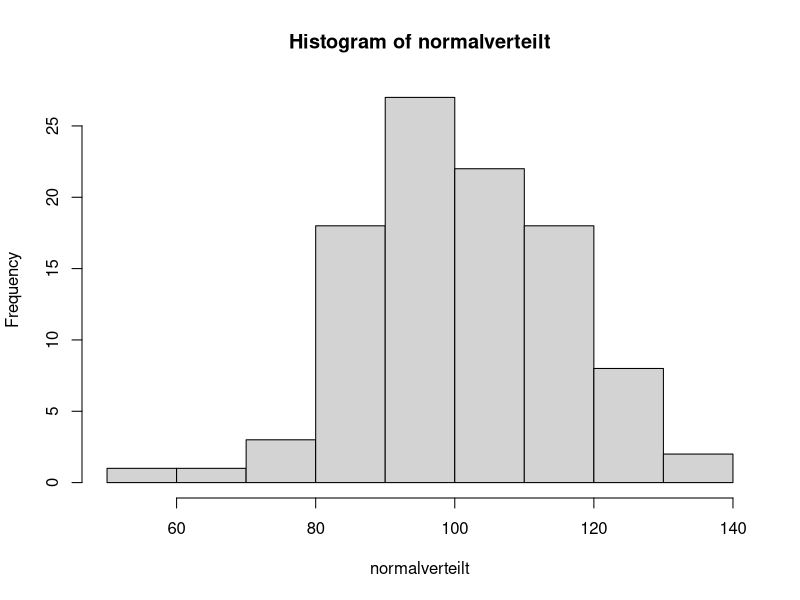
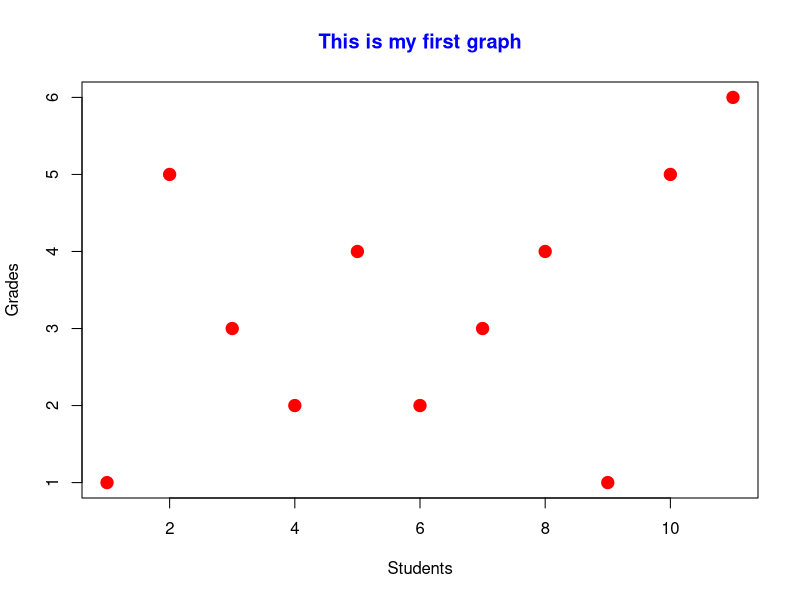

Recreate these plots in R, in order.
## ---- chunk 1
tehilla = 54
tehilla

age_obj = 35
age_obj_2 = 1
Ich_werde_nächstes_Jahr_X_sein =  age_obj + age_obj_2
print(c("Ich werde, nächstes Jahr,", Ich_werde_nächstes_Jahr_X_sein, "Jahre alt"))
## ---- chunk 2
# Adding two numeric vectors element-wise
vector1 <- c(1, 2, 3, 4, 5)
vector2 <- c(6, 7, 8, 9, 10)
result_vector <- vector1 + vector2
print(result_vector)
## ---- chunk 3
numerischer_vektor = c(1, 2, 3, 4, 5)
character_vektor = c("Apfel", "Banane", "Kirsche")
## ---- chunk 4
x = 5    # numerisch, speziell eine Ganzzahl
y = 5.5  # numerisch, speziell eine Dezimalzahl
z = x*y  # numeric, specifically a double. a multiplication of x and y
typeof(z)
## ---- chunk 5
name = "John Doe"
name

name_empty = "insert your name"
name_empty
## ---- chunk 6
flag = TRUE
flag

is_dog_a_cat =  FALSE
is_dog_a_cat

3>4
3==4
3<4
## ---- chunk 7
geschlecht = factor(c("Männlich", "Weiblich", "Weiblich", "Männlich"))

geschlecht

levels(geschlecht)
## ---- chunk 8
# Erstellen Sie zwei numerische Vektoren
vektor1 <- c(1, 2, 3)
vektor2 <- c(4, 5, 6)

# Kombinieren Sie die Vektoren, um eine Matrix zu erstellen
matrix1 <- cbind(vektor1, vektor2)
print(matrix1)
## ---- chunk 9
meine_liste = list(name = "Alice", alter = 25, punkte = c(85, 90, 92))
meine_liste
## ---- chunk 10
# Einen numerischen Vektor erstellen
zahlen = c(5, 10, 15, 20, 25)

# Die Funktion c() wird sehr oft verwendet. Sie fügt Elemente zu einem Vektor zusammen.
zahlen
## ---- chunk 11
# Den Mittelwert berechnen
durchschnitt = mean(zahlen)

# Das Ergebnis ausgeben
print(durchschnitt)
## ---- chunk 12
calculate_mean <- function(vector) {
  # Calculate the mean
  result <- sum(vector) / length(vector)
  
  return(result)
}
## ---- chunk 13
seq(from = 1, to = 10, by = 1)
seq(from = 1, to = 10, length.out = 5)
## ---- chunk 14
rnorm(n = 10, mean = 0, sd = 1) 
## ---- chunk 15
normalverteilt = rnorm(n = 100, mean = 100, sd = 15)
hist(normalverteilt) 
## ---- chunk 16
# Addition
ergebnis_addition <- 5 + 3
print(ergebnis_addition)

# Subtraktion
ergebnis_subtraktion <- 10 - 4
print(ergebnis_subtraktion)

# Multiplikation
ergebnis_multiplikation <- 6 * 7
print(ergebnis_multiplikation)

# Division
ergebnis_division <- 15 / 3
print(ergebnis_division)

# Potenzierung
ergebnis_potenzierung <- 2^3
print(ergebnis_potenzierung)
## ---- chunk 17
# Werte Variablen zu
x <- 5
y <- 3

# Berechnungen mit Variablen durchführen
ergebnis_summe <- x + y
ergebnis_differenz <- x - y

# Ergebnisse ausgeben
print(ergebnis_summe)
print(ergebnis_differenz)
## ---- chunk 18
# Vektoren erstellen
vektor1 <- c(1, 2, 3, 4, 5)
vektor2 <- c(6, 7, 8, 9, 10)

# Vektoren elementweise addieren
vektor_summe <- vektor1 + vektor2
print(vektor_summe)

# Vektoren elementweise multiplizieren
vektor_produkt <- vektor1 * vektor2
print(vektor_produkt)

## ---- chunk 19
# Eine Sequenz von Zahlen generieren
sequenz <- 1:10
print(sequenz)

# Eine Sequenz mit festgelegtem Schritt erstellen
sequenz_schritt <- seq(1, 10, by = 2)
print(sequenz_schritt)
## ---- chunk 20
# Die Quadratwurzel berechnen
sqrt_ergebnis <- sqrt(25)
print(sqrt_ergebnis)

# Den absoluten Wert berechnen
absolutwert <- abs(-10)
print(absolutwert)

# Das Maximum und Minimum finden
maximalwert <- max(3, 7, 1, 8, 5)
minimalwert <- min(3, 7, 1, 8, 5)
print(maximalwert)
print(minimalwert)

## ---- chunk 21
noten = c(1, 5, 3, 2, 4, 2, 3, 4, 1, 5, 6)
Durchschnitt_noten = mean(noten)
Durchschnitt_noten
## ---- chunk 22
namen = c("jake", "john", "clara", "manos", "tehilla",
           "laura", "jenny", "carlos", "maria", "kate")
## ---- chunk 23
anwesenheit = c(TRUE, TRUE, TRUE, TRUE, FALSE,
                 TRUE, TRUE, TRUE, TRUE, FALSE)
## ---- chunk 24
      plot(noten, col='red',type='p', pch=19,lwd=2,cex=1.5,
      main="This is my first graph",
      col.main='blue',xlab="Students",ylab="Grades")
